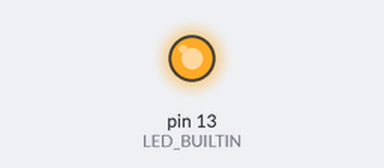
The sketch below on a simulated Arduino Uno, built with avr-gcc and run on an emulated ATmega328P. Shown: output pins drawn as LEDs (lit = HIGH).

Above: at 0.2 s.
At 10.0 s:
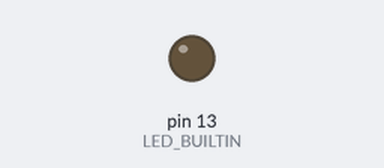
Timing chart, 0 to 14.3 s (numbered marks = the images above):
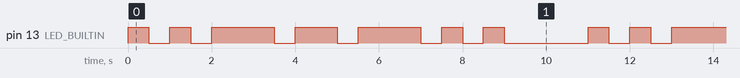

The sketch:

FirstFlash.ino
```cpp
void setup () {
	Serial.println("yaayy");
	pinMode(LED_BUILTIN, OUTPUT);

}

void loop() {
	Serial.println("help");
	digitalWrite(LED_BUILTIN, HIGH);
	delay(500);
	digitalWrite(LED_BUILTIN, LOW);
	delay(500);
	digitalWrite(LED_BUILTIN, HIGH);
	delay(500);
	digitalWrite(LED_BUILTIN, LOW);
	delay(500);
	digitalWrite(LED_BUILTIN, HIGH);
	delay(500);
	digitalWrite(LED_BUILTIN, LOW);

	digitalWrite(LED_BUILTIN, HIGH);
	delay(1000);
	digitalWrite(LED_BUILTIN, LOW);
	delay(500);
	digitalWrite(LED_BUILTIN, HIGH);
	delay(1000);
	digitalWrite(LED_BUILTIN, LOW);
	delay(500);
	digitalWrite(LED_BUILTIN, HIGH);
	delay(1000);
	digitalWrite(LED_BUILTIN, LOW);

	digitalWrite(LED_BUILTIN, HIGH);
	delay(500);
	digitalWrite(LED_BUILTIN, LOW);
	delay(500);
	digitalWrite(LED_BUILTIN, HIGH);
	delay(500);
	digitalWrite(LED_BUILTIN, LOW);
	delay(500);
	digitalWrite(LED_BUILTIN, HIGH);
	delay(500);
	digitalWrite(LED_BUILTIN, LOW);

	delay(2000);

}
```

Measured:
- by itself, pin 13 (LED_BUILTIN): repeats every 11.0 s: LOW 0.50 s, HIGH 0.50 s, LOW 0.50 s, HIGH 1.5 s, LOW 0.50 s, HIGH 1.0 s, LOW 0.50 s, HIGH 1.5 s, 2 × (LOW 0.50 s, HIGH 0.50 s), LOW 2.0 s, HIGH 0.50 s
- by itself, everything shown: repeats every 11.0 s, in 14 steps
